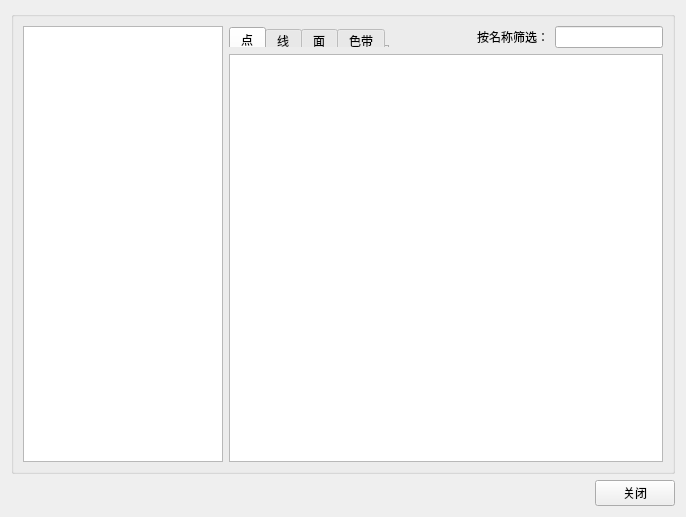
<?xml version="1.0" encoding="UTF-8"?>
<ui version="4.0">
 <class>S3dmSymbolManager</class>
 <widget class="QWidget" name="S3dmSymbolManager">
  <property name="geometry">
   <rect>
    <x>0</x>
    <y>0</y>
    <width>686</width>
    <height>517</height>
   </rect>
  </property>
  <property name="windowTitle">
   <string>符号管理器</string>
  </property>
  <layout class="QGridLayout" name="gridLayout_5">
   <item row="0" column="0">
    <layout class="QGridLayout" name="gridLayout">
     <item row="0" column="0">
      <widget class="QGroupBox" name="groupBox">
       <property name="title">
        <string/>
       </property>
       <layout class="QGridLayout" name="gridLayout_3">
        <item row="0" column="0" rowspan="2">
         <widget class="QTreeView" name="treeView">
          <property name="maximumSize">
           <size>
            <width>200</width>
            <height>16777215</height>
           </size>
          </property>
         </widget>
        </item>
        <item row="0" column="1">
         <widget class="QTabWidget" name="tabWidget">
          <property name="maximumSize">
           <size>
            <width>16777215</width>
            <height>20</height>
           </size>
          </property>
          <property name="currentIndex">
           <number>0</number>
          </property>
          <widget class="QWidget" name="tab_point">
           <attribute name="title">
            <string>点</string>
           </attribute>
          </widget>
          <widget class="QWidget" name="tab_line">
           <attribute name="title">
            <string>线</string>
           </attribute>
          </widget>
          <widget class="QWidget" name="tab_polygon">
           <attribute name="title">
            <string>面</string>
           </attribute>
          </widget>
          <widget class="QWidget" name="tab_colorramp">
           <attribute name="title">
            <string>色带</string>
           </attribute>
          </widget>
         </widget>
        </item>
        <item row="0" column="2">
         <widget class="QStackedWidget" name="stackedShow">
          <property name="maximumSize">
           <size>
            <width>16777215</width>
            <height>15</height>
           </size>
          </property>
          <property name="currentIndex">
           <number>1</number>
          </property>
          <widget class="QWidget" name="page_list">
           <layout class="QGridLayout" name="gridLayout_4"/>
          </widget>
          <widget class="QWidget" name="page_tree"/>
         </widget>
        </item>
        <item row="0" column="3">
         <widget class="QLabel" name="label">
          <property name="text">
           <string>按名称筛选：</string>
          </property>
         </widget>
        </item>
        <item row="0" column="4">
         <widget class="QLineEdit" name="searchBox"/>
        </item>
        <item row="1" column="1" colspan="4">
         <widget class="QListView" name="listItems">
          <property name="iconSize">
           <size>
            <width>80</width>
            <height>60</height>
           </size>
          </property>
          <property name="textElideMode">
           <enum>Qt::ElideRight</enum>
          </property>
          <property name="resizeMode">
           <enum>QListView::Adjust</enum>
          </property>
          <property name="spacing">
           <number>6</number>
          </property>
          <property name="viewMode">
           <enum>QListView::IconMode</enum>
          </property>
          <property name="wordWrap">
           <bool>true</bool>
          </property>
         </widget>
        </item>
       </layout>
      </widget>
     </item>
    </layout>
   </item>
   <item row="1" column="0">
    <layout class="QGridLayout" name="gridLayout_2">
     <item row="0" column="0">
      <spacer name="horizontalSpacer">
       <property name="orientation">
        <enum>Qt::Horizontal</enum>
       </property>
       <property name="sizeHint" stdset="0">
        <size>
         <width>40</width>
         <height>20</height>
        </size>
       </property>
      </spacer>
     </item>
     <item row="0" column="1">
      <widget class="QPushButton" name="pushButton_close">
       <property name="minimumSize">
        <size>
         <width>80</width>
         <height>0</height>
        </size>
       </property>
       <property name="maximumSize">
        <size>
         <width>80</width>
         <height>16777215</height>
        </size>
       </property>
       <property name="text">
        <string>关闭</string>
       </property>
      </widget>
     </item>
    </layout>
   </item>
  </layout>
 </widget>
 <resources/>
 <connections/>
</ui>
